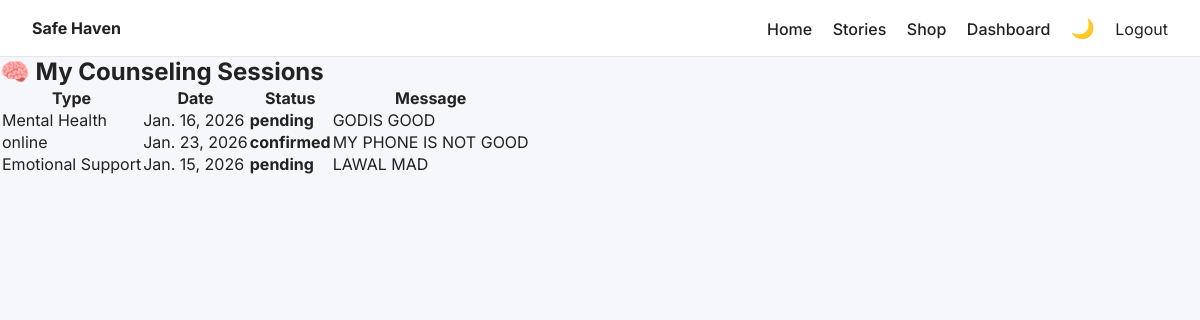
The app's page /counseling/my-sessions/ (signed in) with its own data.
### counseling/models.py (models this page shows, shortened)
class CounselingSession(models.Model):
    STATUS_CHOICES = [
        ("pending", "Pending"),
        ("confirmed", "Confirmed"),
        ("completed", "Completed"),
    ]
    SESSION_TYPE_CHOICES = [
        ("online", "Online"),
        ("in_person", "In Person"),
    ]
    user = models.ForeignKey(User, on_delete=models.CASCADE)
    session_type = models.CharField(max_length=20, choices=SESSION_TYPE_CHOICES)
    message = models.TextField()
    scheduled_date = models.DateField()
    status = models.CharField(
        max_length=20,
        choices=STATUS_CHOICES,
        default="pending"
    )
    created_at = models.DateTimeField(auto_now_add=True)

### counseling/views.py (the view)
# urls.py: path("my-sessions/", views.my_sessions, name="my_sessions"),
def my_sessions(request):
    sessions = CounselingSession.objects.filter(user=request.user)
    return render(request, "counseling/my_sessions.html", {
        "sessions": sessions
    })

### counseling/templates/counseling/my_sessions.html
{% extends "main/base.html" %}
{% block content %}
<div class="container">
  <h2>🧠 My Counseling Sessions</h2>
  <table class="table">
    <tr>
      <th>Type</th>
      <th>Date</th>
      <th>Status</th>
      <th>Message</th>
    </tr>
    {% for session in sessions %}
      <tr>
        <td>{{ session.session_type }}</td>
        <td>{{ session.scheduled_date }}</td>
        <td>
          <strong>{{ session.status }}</strong>
        </td>
        <td>{{ session.message }}</td>
      </tr>
    {% empty %}
      <tr>
        <td colspan="4">No counseling sessions yet.</td>
      </tr>
    {% endfor %}
  </table>
</div>
{% endblock %}

### static/css/style.css (style rules this page uses)
* { margin: 0; padding: 0; box-sizing: border-box; }
:root { --bg: #f6f7fb; --card-bg: #ffffff; --text: #222; --muted: #666; --border: #e5e7eb; --primary: #4f46e5; }
body { font-family: 'Inter', sans-serif; background: var(--bg); color: var(--text); }

### main/templates/main/base.html (style rules this page uses)
:root { --bg: #f6f7fb; --card-bg: #ffffff; --text: #222; --muted: #666; --border: #e5e7eb; }
body { font-family: 'Inter', sans-serif; margin: 0; padding: 0; background: var(--bg); color: var(--text); transition: background 0.3s, color 0.3s; }

### records on screen
CounselingSession: session_type "Mental Health", scheduled_date "Jan. 16, 2026", status "pending", message "GODIS GOOD"
CounselingSession: session_type "online", scheduled_date "Jan. 23, 2026", status "confirmed", message "MY PHONE IS NOT GOOD"
CounselingSession: session_type "Emotional Support", scheduled_date "Jan. 15, 2026", status "pending", message "LAWAL MAD"
